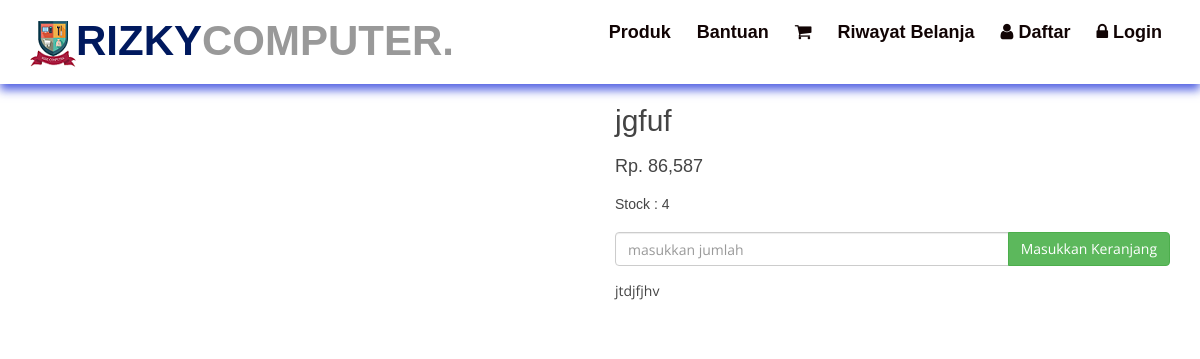
Screenshot of /detail.php?id=59 with the database file from the repository.
### tables this page shows
CREATE TABLE `produk` (
  `id_produk` int(11) NOT NULL,
  `nama_produk` varchar(100) NOT NULL,
  `berat` int(5) NOT NULL,
  `harga_produk` int(20) NOT NULL,
  `stock` int(5) NOT NULL,
  `foto_produk` varchar(20) NOT NULL,
  `deskripsi_produk` text NOT NULL,
  `nama_kategori` varchar(20) NOT NULL
);

### detail.php (the view, shortened to what this page needs)
<?php include 'koneksi.php'; ?>
<?php
$id_produk = $_GET["id"];
$ambil = $koneksi->query("SELECT * FROM produk WHERE id_produk='$id_produk'");
$detail= $ambil->fetch_assoc();
?>
<!DOCTYPE html>
<html lang="en">
<head>
    <link href="css/bootstrap.min.css" rel="stylesheet">
  <link href="lib/font-awesome/css/font-awesome.min.css" rel="stylesheet">
    <link href="css/prettyPhoto.css" rel="stylesheet">
    <link href="css/price-range.css" rel="stylesheet">
    <link href="css/animate.css" rel="stylesheet">
	<link href="css/main.css" rel="stylesheet">
	<link href="css/responsive.css" rel="stylesheet">
</head>
<body>
	<html>
<head>
    <link href="css/bootstrap.min.css" rel="stylesheet">
	<link href="css/style.css" rel="stylesheet">
</head>
<?php
include 'menu.php';
?><br>
<section class="kontent">
	<div class="container">
		<div class="row">
			<div class="col-md-6">
			</div>
			<div class="col-md-6">
				<h2> <?php echo $detail["nama_produk"] ?></h2>
				<h4> Rp. <?php echo number_format($detail["harga_produk"]); ?>
				<h5>Stock : <?php echo $detail['stock'] ?></h5>
				</h4>
				<form method="post">
					<div class="form-group">
						<div class="input-group">
							<input type="number" min="1" class="form-control" name="jumlah" max="<?php echo $detail['stock']?>" required placeholder="masukkan jumlah"  >
						<div class="input-group-btn">
							<button class="btn btn-success" name="beli">Masukkan Keranjang</button>
						</div>
						</div>
					</div>
				</form>
	<p> <?php echo $detail["deskripsi_produk"]?> </p>
			</div>
		</div>
	</div>
</section><br><br>
</body>
</html

### css/main.css (style rules this page uses)
body { font-family: 'Roboto', sans-serif; background: white; position: relative; font-weight:400px; }
h1, h2, h3, h4, h5, h6 { font-family: 'Roboto', sans-serif; }

### css/style.css (style rules this page uses)
body { background: #fff; color: #444; font-family: "Open Sans", sans-serif; }
p { padding: 0; margin: 0 0 30px 0; }
h1, h2, h3, h4, h5, h6 { font-family: "Montserrat", sans-serif; font-weight: 400; margin: 0 0 20px 0; padding: 0; }

### rows the page displays
produk: nama_produk "jgfuf", harga_produk "86,587", stock "4", deskripsi_produk "jtdjfjhv"
